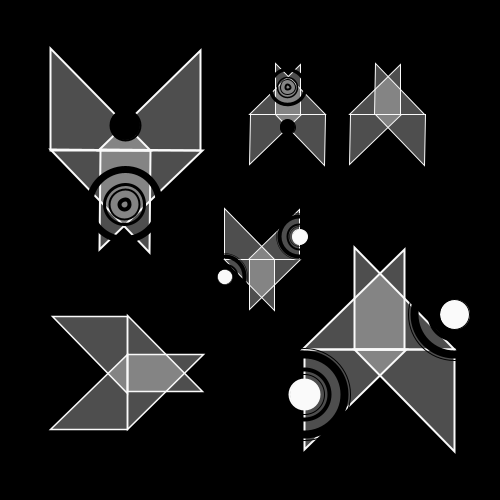
Frame 1 (no input)
Frame 60 (the mouse pressed at the canvas centre just before this capture): identical to frame 1, image omitted
Frame 120 (the mouse held since frame 60 and released just before this capture): identical to frame 1, image omitted

The Processing sketch that drew this single still picture (run headless with seeded random() and noise(); from frame 60 on, the mouse is pressed at the canvas centre):

// Processing sketch: processing_84709
// ── processing_84709.pde

void setup ()
{size (500,500);}

void draw()
{ background(0);
// figure à gauche
stroke(250);
strokeWeight(2);
fill(250,80);
triangle(50, 150, 50, 48, 150, 150);
translate(50,200);
rotate(radians(270));
triangle(50, 150, 50, 48, 150, 150);
translate(-50,-50);
fill(0);
stroke(0);
ellipse(125,125,30,30);
stroke(250);
strokeWeight(2);
fill(250,80);
translate(-50,200);
rotate(radians(270));
triangle(50, 150, 50, 48, 150, 150);
translate(-50,200);
rotate(radians(270));
triangle(50, 150, 50, 48, 150, 150);
translate(-20,-0);
noFill();
stroke(0);
strokeWeight(2);
ellipse(125,125,30,30);
strokeWeight(4);
ellipse(125,125,10,10);
strokeWeight(3);
ellipse(125,125,40,40);
strokeWeight(7);
ellipse(125,125,70,70);


// petite figure à droite 1
scale(0.5);
rotate(radians(90));
translate(-200,-219);
stroke(250);
strokeWeight(2);
fill(250,80);
triangle(50, 150, 50, 48, 150, 150);
translate(50,200);
rotate(radians(270));
triangle(50, 150, 50, 48, 150, 150);
translate(-50,-50);
fill(0);
stroke(0);
ellipse(125,125,30,30);
stroke(250);
strokeWeight(2);
fill(250,80);
translate(-50,200);
rotate(radians(270));
triangle(50, 150, 50, 48, 150, 150);
translate(-50,200);
rotate(radians(270));
triangle(50, 150, 50, 48, 150, 150);
translate(-20,-0);
noFill();
stroke(0);
strokeWeight(2);
ellipse(125,125,30,30);
strokeWeight(4);
ellipse(125,125,10,10);
strokeWeight(3);
ellipse(125,125,40,40);
strokeWeight(7);
ellipse(125,125,70,70);

//petite figure 2
rotate(radians(270));
translate(-450,-80);
stroke(250);
strokeWeight(2);
fill(250,80);
triangle(50, 150, 50, 48, 150, 150);
translate(50,200);
rotate(radians(270));
triangle(50, 150, 50, 48, 150, 150);
translate(-50,-50);
stroke(250);
strokeWeight(2);
fill(250,80);
translate(-50,200);
rotate(radians(270));
triangle(50, 150, 50, 48, 150, 150);
translate(-50,200);
rotate(radians(270));
triangle(50, 150, 50, 48, 150, 150);


// figure bas gauche
scale(2);
rotate(radians(270));
translate(-180,-360);
stroke(250);
strokeWeight(2);
fill(250,80);
triangle(50, 150, 50, 48, 150, 150);
translate(50,200);
rotate(radians(270));
triangle(50, 150, 50, 48, 150, 150);
translate(-50,-50);
stroke(250);
strokeWeight(2);
fill(250,80);
translate(-50,200);
rotate(radians(270));
triangle(50, 150, 50, 48, 150, 150);
translate(-50,200);
rotate(radians(270));
triangle(50, 150, 50, 48, 150, 150);
translate(-365,-400);
fill(250);
ellipse(370,450,30,30);
noFill();
stroke(0);
strokeWeight(4);
ellipse(370,450,50,50);
strokeWeight(8);
ellipse(370,450,80,80);
strokeWeight(1);
ellipse(370,450,92,92);
strokeWeight(1);
ellipse(370,450,40,40);

translate(80,150);
fill(250);
ellipse(370,450,30,30);
noFill();
stroke(0);
strokeWeight(4);
ellipse(370,450,50,50);
strokeWeight(8);
ellipse(370,450,80,80);
strokeWeight(1);
ellipse(370,450,92,92);

//petite figure centre
scale(0.5);
rotate(radians(450));
translate(390,-1000);
stroke(250);
strokeWeight(2);
fill(250,80);
triangle(50, 150, 50, 48, 150, 150);
translate(50,200);
rotate(radians(270));
triangle(50, 150, 50, 48, 150, 150);
translate(-50,-50);
stroke(250);
strokeWeight(2);
fill(250,80);
translate(-50,200);
rotate(radians(270));
triangle(50, 150, 50, 48, 150, 150);
translate(-50,200);
rotate(radians(270));
triangle(50, 150, 50, 48, 150, 150);
translate(-365,-400);
fill(250);
ellipse(370,450,30,30);
noFill();
stroke(0);
strokeWeight(4);
ellipse(370,450,50,50);
strokeWeight(8);
ellipse(370,450,80,80);
strokeWeight(1);
ellipse(370,450,92,92);
strokeWeight(1);
ellipse(370,450,40,40);

translate(80,150);
fill(250);
ellipse(370,450,30,30);
noFill();
stroke(0);
strokeWeight(4);
ellipse(370,450,50,50);
strokeWeight(8);
ellipse(370,450,80,80);
strokeWeight(1);
ellipse(370,450,92,92);

// triangle moyen
scale(1.5);
translate(500,580);
rotate(radians(180));
stroke(250);
strokeWeight(2);
fill(250,80);
triangle(50, 150, 50, 48, 150, 150);
translate(50,200);
rotate(radians(270));
triangle(50, 150, 50, 48, 150, 150);
translate(-50,-50);
stroke(250);
strokeWeight(2);
fill(250,80);
translate(-50,200);
rotate(radians(270));
triangle(50, 150, 50, 48, 150, 150);
translate(-50,200);
rotate(radians(270));
triangle(50, 150, 50, 48, 150, 150);

}
